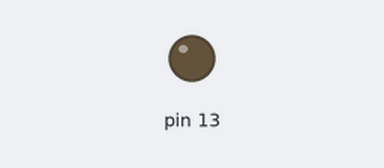
This sketch was run on a simulated Arduino Uno, built with avr-gcc and run on an emulated ATmega328P. On the bench: output pins drawn as LEDs (lit = HIGH). Random numbers use the default seed unless the sketch sets one.

Above: at 1.5 s.
At 39.9 s:
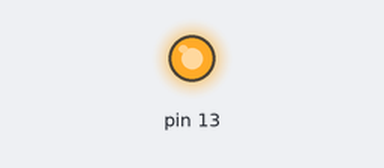
Timing chart, 0 to 40.0 s (numbered marks = the images above):
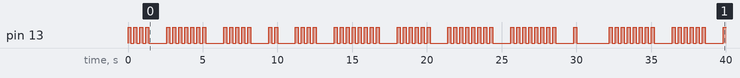

The sketch:

counter.ino
```cpp
int minDelay = 250;
int maxDelay = 1000;
int maxBlinks = 9;

// the setup function runs once when you press reset or power the board
void setup() {
  // initialize digital pin 13 as an output.
  pinMode(13, OUTPUT);
}

void shortDelay() {
  delay(200);
}

void longDelay() {
  delay(1000);
}

void on() {
  digitalWrite(13, HIGH);
}

void off() {
  digitalWrite(13, LOW);
}

// the loop function runs over and over again forever
void loop() {
  int blinks = random(maxBlinks);

  for (int i=0; i < blinks; i++) {
    on();
    shortDelay();
    off();
    shortDelay();
  }

  longDelay();
}
```

Measured:
- by itself, pin 13: LOW → HIGH at 0.00 s, → LOW 0.20 s later, → HIGH 0.20 s later, → LOW 0.20 s later, … (135 changes in this stretch)
